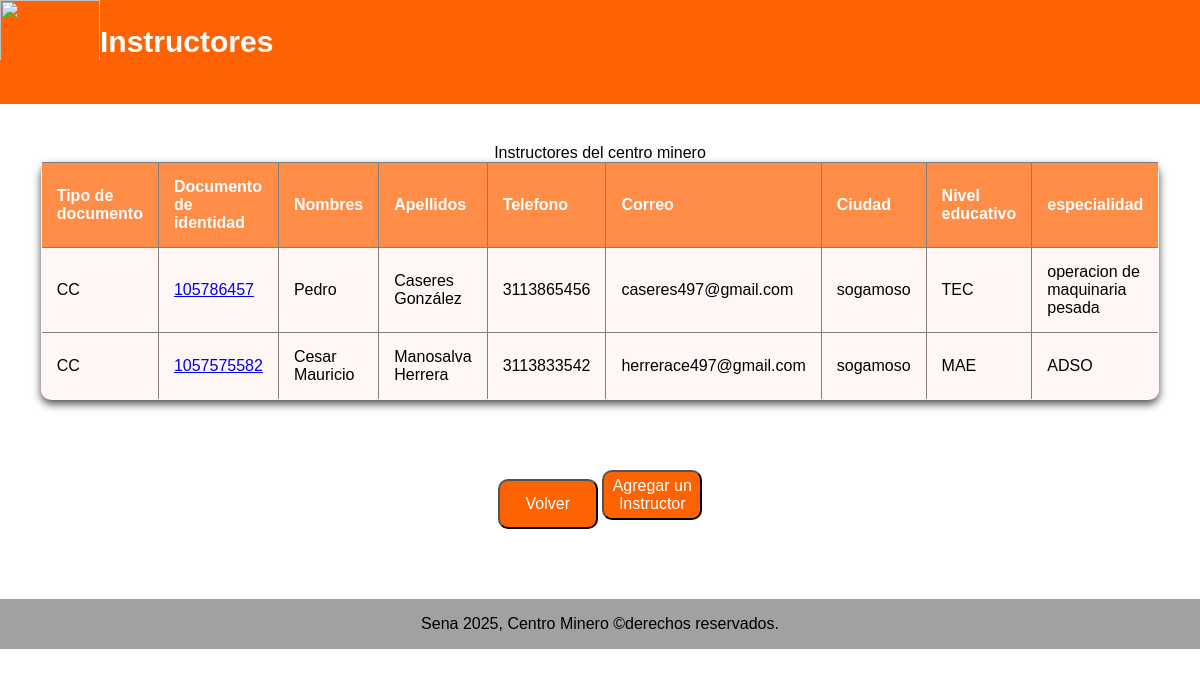
The page /instructores/ on the database as committed earlier.
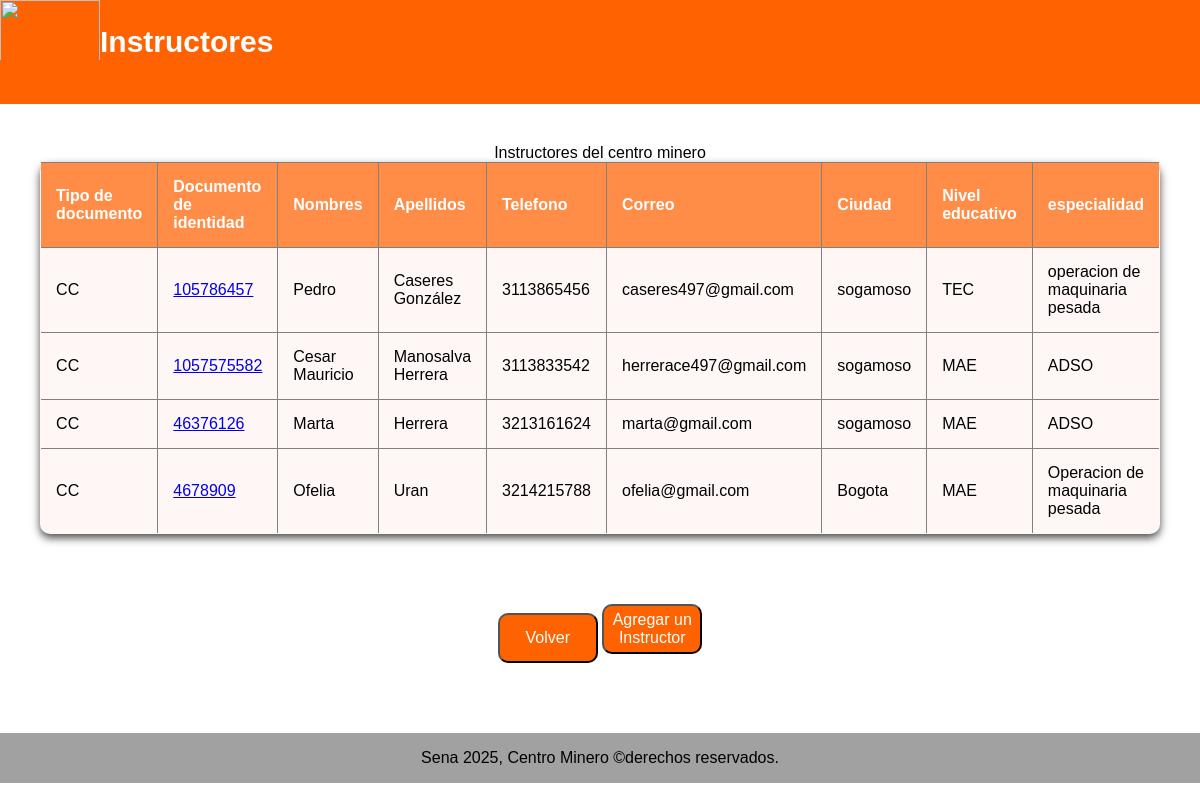
The same page on the database as committed later.
### instructores/models.py (models this page shows, shortened)
class Instructor(models.Model):
    TIPO_DOCUMENTO_CHOICES = [
        ('CC','cedula de ciudania'),
        ('CE', 'cedula de extranjeria'),
        ('TI', 'Tarjeta de identidad'),
        ('PAS','pasaporte'),
    ]
    NIVEL_EDUCATIVO_CHOICES = [
        ('TEC','Tecnico'),
        ('TGL', 'Tecnologo'),
        ('PRE', 'Pregrado'),
        ('ESP', 'Especialización'),
        ('MAE', 'Maestria'),
        ('DOC', 'Doctorado'),
    ]
    documento_identidad = models.CharField(max_length=20, unique = True)
    tipo_documento = models.CharField(max_length=3, choices=TIPO_DOCUMENTO_CHOICES, default='CC')
    nombre = models.CharField(max_length=100)
    apellido = models.CharField(max_length=100)
    telefono = models.CharField(max_length=15)
    correo = models.EmailField(max_length=50)
    fecha_nacimiento = models.DateField(null=True)
    ciudad = models.CharField(max_length=50)
    direccion = models.CharField(max_length=30, null=True)
    nivel_educativo = models.CharField(max_length=3, choices=NIVEL_EDUCATIVO_CHOICES, default='MAE')
    especialidad = models.CharField(max_length=50)
    años_experiencia = models.CharField(max_length=4)
    activo = models.BooleanField(default=True)
    fecha_vinculacion = models.DateField(null=True)

### instructores/views.py (the view)
# urls.py: path('instructores/', views.instructores, name='instructores'),
def instructores(request):
    lista_instructores = Instructor.objects.all()
    template = loader.get_template('instructor.html')
    context={
        'instructores' : lista_instructores,
    }
    return HttpResponse(template.render(context, request))

### instructores/templates/instructor.html (shortened to what this page needs)
<html lang="es">
<head>
</head>
<body>
    <nav>
        <img src="https://www.thearchipielagopress.co/wp-content/uploads/2020/10/sena-1800.jpg" alt="" class="sena-img">
        <div><h1 class="titulo-nav">Instructores</h1></div>
    </nav>
    <table border="1" cellspacing="0" cellpadding="7">
        <caption>Instructores del centro minero</caption>
        <thead>
            <tr>
                <th>Tipo de documento</th>
                <th>Documento de identidad</th>
                <th>Nombres</th>
                <th>Apellidos</th>
                <th>Telefono</th>
                <th>Correo</th>
                <th>Ciudad</th>
                <th>Nivel educativo</th>
                <th>especialidad</th>
            </tr>
        </thead>
        <tbody>
            {% for i in instructores %}
            <tr>
                <td>{{ i.tipo_documento }}</td>
                <td><a href="instructor/{{ i.id }}">{{ i.documento_identidad }}</a></td>
                <td>{{ i.nombre }}</td>
                <td>{{ i.apellido }}</td>
                <td>{{ i.telefono }}</td>
                <td>{{ i.correo }}</td>
                <td>{{ i.ciudad }}</td>
                <td>{{ i.nivel_educativo }}</td>
                <td>{{ i.especialidad }}</td>
            </tr>
            {% endfor %}
        </tbody>
    </table>
    <a href="/"><button>Volver</button></a>
    <a href="/crear_instructor/"><button>Agregar un Instructor</button></a>
    <footer>Sena 2025, Centro Minero ©derechos reservados.</footer>
</body>
</html>

Rows that differ between the two databases and show on the page:
added Instructor: tipo_documento "CC", documento_identidad "46376126", nombre "Marta", apellido "Herrera", telefono "3213161624", correo "marta@gmail.com", ciudad "sogamoso", nivel_educativo "MAE", especialidad "ADSO"
added Instructor: tipo_documento "CC", documento_identidad "4678909", nombre "Ofelia", apellido "Uran", telefono "3214215788", correo "ofelia@gmail.com", ciudad "Bogota", nivel_educativo "MAE", especialidad "Operacion de maquinaria pesada"
